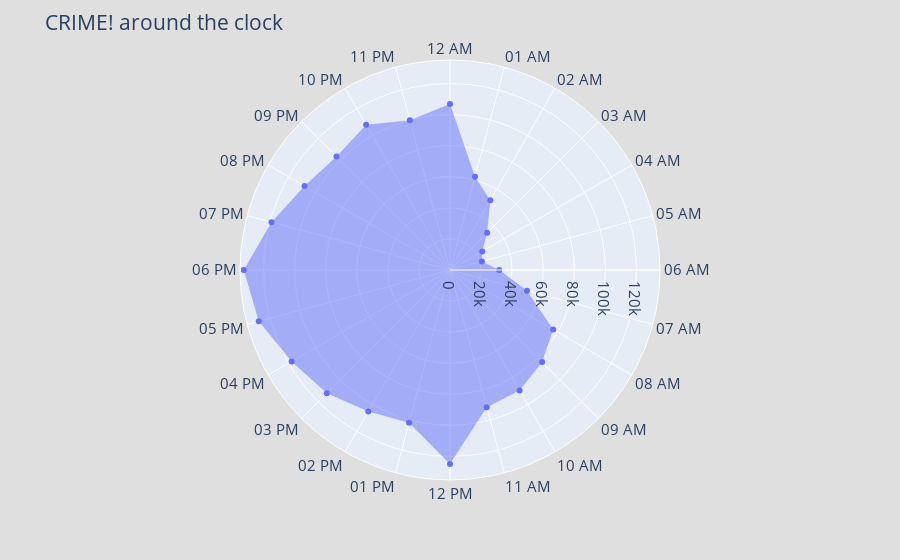

The cell this chart's notebook holds for it:
### Code cell
import plotly.express as px

test_data = data.value_counts("12_hours").reindex(hour_order).reset_index().rename(columns = {0:"count"})
fig = px.scatter_polar(test_data, r="count", theta="12_hours")
fig.update_traces(fill='toself')
fig.update_layout(
    title = "CRIME! around the clock",
    font_size = 15,
    paper_bgcolor = "rgb(223, 223, 223)")
fig.show()

### Figure 1 — Plotly figure (JSON) as saved in the notebook; plotly's stock layout.template omitted (floating-point values rounded to 4 significant figures)
{"data": [{"fill": "toself", "hovertemplate": "count=%{r}<br>12_hours=%{theta}<extra></extra>", "legendgroup": "", "marker": {"color": "#636efa", "symbol": "circle"}, "mode": "markers", "name": "", "r": [106908, 62136, 51912, 33812, 23963, 21244, 31730, 51303, 76678, 83849, 89582, 91408, 124863, 101813, 105136, 112128, 117709, 127441, 132760, 119005, 108125, 103290, 107936, 99735], "showlegend": false, "subplot": "polar", "theta": ["12 AM", "01 AM", "02 AM", "03 AM", "04 AM", "05 AM", "06 AM", "07 AM", "08 AM", "09 AM", "10 AM", "11 AM", "12 PM", "01 PM", "02 PM", "03 PM", "04 PM", "05 PM", "06 PM", "07 PM", "08 PM", "09 PM", "10 PM", "11 PM"], "type": "scatterpolar"}], "layout": {"font": {"size": 15}, "legend": {"tracegroupgap": 0}, "margin": {"t": 60}, "paper_bgcolor": "rgb(223, 223, 223)", "polar": {"angularaxis": {"direction": "clockwise", "rotation": 90}, "domain": {"x": [0, 1], "y": [0, 1]}}, "title": {"text": "CRIME! around the clock"}}}
